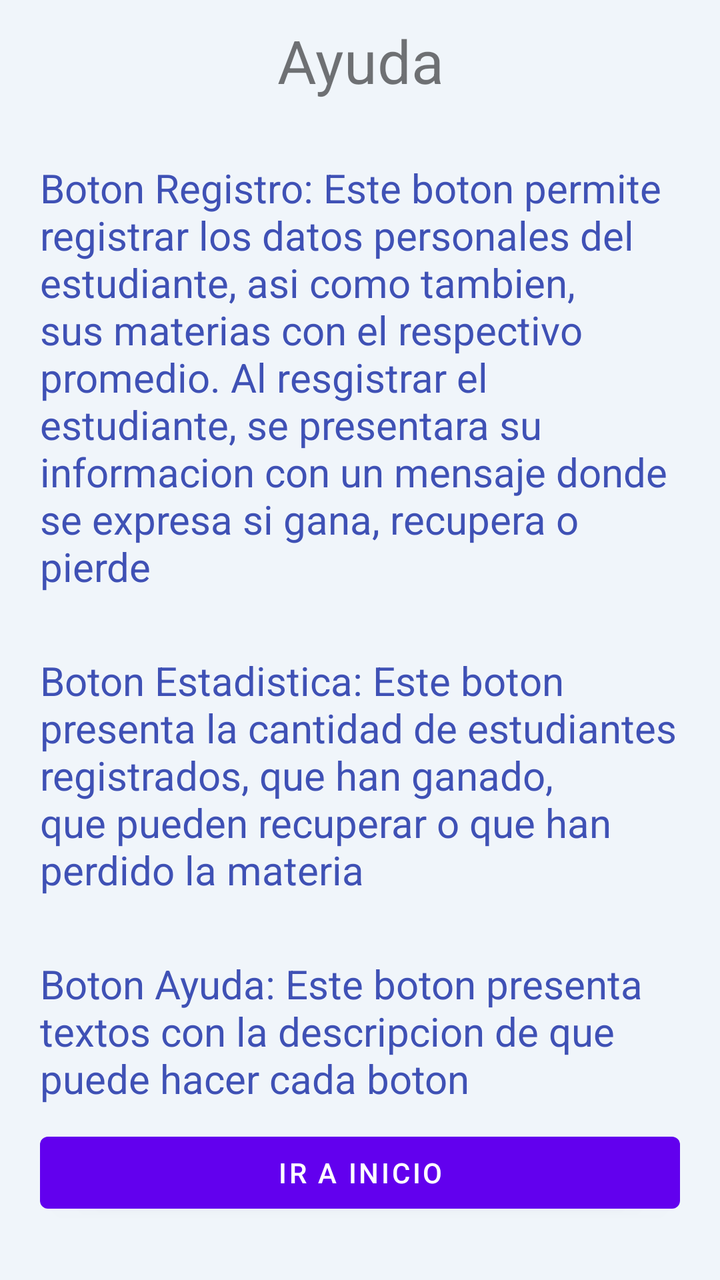
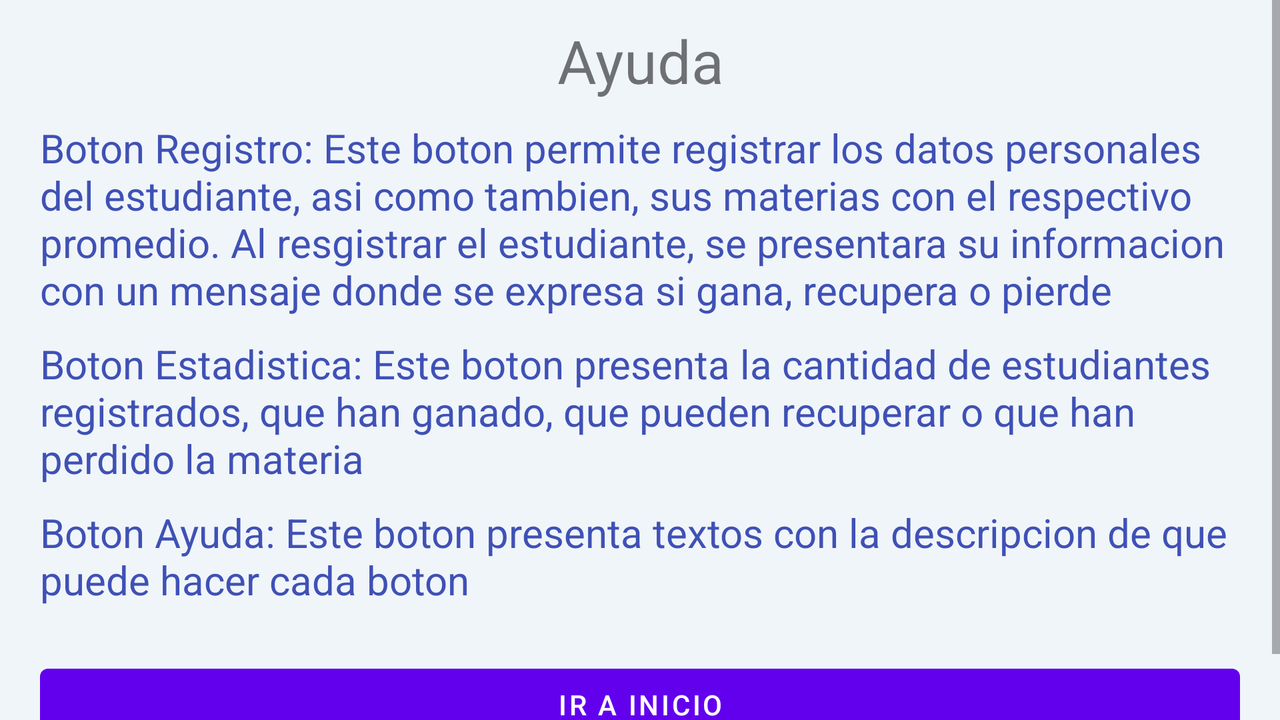

First picture: res/layout/ on a phone held upright. Second picture: the repository's own variant of that layout, on a device whose configuration matches the variant's folder. Source for both follows.
<!-- AndroidManifest.xml: application theme Theme.ColegioSaltamontes2 -->
<!-- res/layout/activity_ayuda.xml -->
<?xml version="1.0" encoding="utf-8"?>
<LinearLayout xmlns:android="http://schemas.android.com/apk/res/android"
    xmlns:tools="http://schemas.android.com/tools"
    android:layout_width="match_parent"
    android:layout_height="match_parent"
    android:background="#F0F5FA"
    android:orientation="vertical"
    tools:context=".activities.MainActivity">


    <LinearLayout
        android:layout_width="match_parent"
        android:layout_height="wrap_content"
        android:orientation="vertical">

        <TextView
            android:id="@+id/txtAyuda"
            android:layout_width="match_parent"
            android:layout_height="wrap_content"
            android:layout_marginTop="10dp"
            android:text="Ayuda"
            android:textAlignment="center"
            android:textSize="30dp" />

        <TextView
            android:layout_width="match_parent"
            android:layout_height="wrap_content"
            android:layout_marginTop="30dp"
            android:textColor="#3F51B5"
            android:text="Boton Registro: Este boton permite registrar los datos personales del estudiante, asi como tambien, sus materias con el respectivo promedio. Al resgistrar el estudiante, se presentara su informacion con un mensaje donde se expresa si gana, recupera o pierde"
            android:textSize="20dp"
            android:layout_marginLeft="20dp"
            android:layout_marginRight="20dp"
            android:gravity="center_vertical"/>

        <TextView
            android:layout_width="match_parent"
            android:layout_height="wrap_content"
            android:layout_marginTop="30dp"
            android:textColor="#3F51B5"
            android:text="Boton Estadistica: Este boton presenta la cantidad de estudiantes registrados, que han ganado, que pueden recuperar o que han perdido la materia"
            android:layout_marginLeft="20dp"
            android:layout_marginRight="20dp"
            android:textSize="20dp" />

        <TextView
            android:layout_width="match_parent"
            android:layout_height="wrap_content"
            android:layout_marginLeft="20dp"
            android:layout_marginTop="30dp"
            android:layout_marginRight="20dp"
            android:text="Boton Ayuda: Este boton presenta textos con la descripcion de que puede hacer cada boton"
            android:textColor="#3F51B5"
            android:textSize="20dp" />

    </LinearLayout>

    <LinearLayout
        android:layout_width="match_parent"
        android:layout_height="match_parent"
        android:orientation="vertical"
        android:gravity="center">

        <Button
            android:id="@+id/btnSalirAyuda"
            android:layout_width="match_parent"
            android:layout_height="wrap_content"
            android:text="Ir a Inicio"
            android:layout_marginLeft="20dp"
            android:layout_marginRight="20dp"
            android:layout_marginBottom="20dp"
            />

    </LinearLayout>

</LinearLayout>
<!-- resources referenced by this layout -->
<resources>
  <style name="Theme.ColegioSaltamontes2" parent="Theme.MaterialComponents.DayNight.DarkActionBar">
          
          <item name="colorPrimary">@color/purple_500</item>
          <item name="colorPrimaryVariant">@color/purple_700</item>
          <item name="colorOnPrimary">@color/white</item>
          
          <item name="colorSecondary">@color/teal_200</item>
          <item name="colorSecondaryVariant">@color/teal_700</item>
          <item name="colorOnSecondary">@color/black</item>
          
          <item name="android:statusBarColor" tools:targetApi="l">?attr/colorPrimaryVariant</item>
          
      </style>
</resources>
<!-- res/layout-land/activity_ayuda.xml (the repository's variant of the layout above) -->
<!-- drawn on the phone turned sideways -->
<?xml version="1.0" encoding="utf-8"?>
<LinearLayout xmlns:android="http://schemas.android.com/apk/res/android"
    xmlns:tools="http://schemas.android.com/tools"
    android:layout_width="match_parent"
    android:layout_height="match_parent"
    android:background="#F0F5FA"
    android:orientation="vertical"
    tools:context=".activities.MainActivity">

    <ScrollView
        android:layout_width="match_parent"
        android:layout_height="match_parent">

        <LinearLayout
            android:layout_width="match_parent"
            android:layout_height="wrap_content"
            android:orientation="vertical">

            <TextView
                android:id="@+id/txtAyuda"
                android:layout_width="match_parent"
                android:layout_height="wrap_content"
                android:layout_marginTop="10dp"
                android:text="Ayuda"
                android:textAlignment="center"
                android:textSize="30dp" />

            <TextView
                android:layout_width="match_parent"
                android:layout_height="wrap_content"
                android:layout_marginTop="10dp"
                android:textColor="#3F51B5"
                android:text="Boton Registro: Este boton permite registrar los datos personales del estudiante, asi como tambien, sus materias con el respectivo promedio. Al resgistrar el estudiante, se presentara su informacion con un mensaje donde se expresa si gana, recupera o pierde"
                android:textSize="20dp"
                android:layout_marginLeft="20dp"
                android:layout_marginRight="20dp"
                android:gravity="center_vertical"/>

            <TextView
                android:layout_width="match_parent"
                android:layout_height="wrap_content"
                android:layout_marginTop="10dp"
                android:textColor="#3F51B5"
                android:text="Boton Estadistica: Este boton presenta la cantidad de estudiantes registrados, que han ganado, que pueden recuperar o que han perdido la materia"
                android:layout_marginLeft="20dp"
                android:layout_marginRight="20dp"
                android:textSize="20dp" />

            <TextView
                android:layout_width="match_parent"
                android:layout_height="wrap_content"
                android:layout_marginLeft="20dp"
                android:layout_marginTop="10dp"
                android:layout_marginRight="20dp"
                android:text="Boton Ayuda: Este boton presenta textos con la descripcion de que puede hacer cada boton"
                android:textColor="#3F51B5"
                android:textSize="20dp" />

            <Button
                android:id="@+id/btnSalirAyuda"
                android:layout_width="match_parent"
                android:layout_height="wrap_content"
                android:text="Ir a Inicio"
                android:layout_marginTop="25dp"
                android:layout_marginLeft="20dp"
                android:layout_marginRight="20dp"
                android:layout_marginBottom="20dp"
                />

        </LinearLayout>

    </ScrollView>

</LinearLayout>
